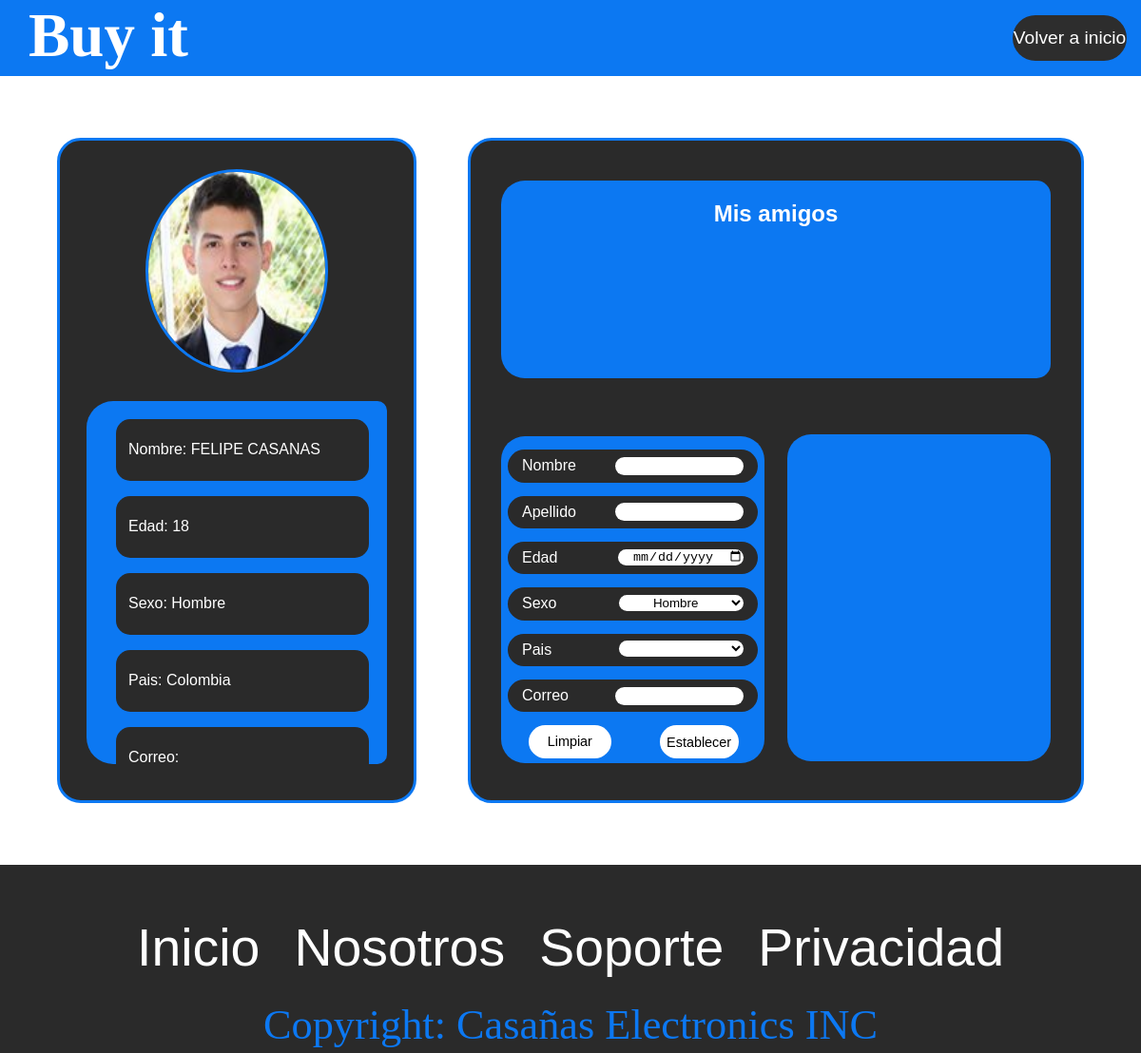
The page /account.php (signed in) on the database its author committed.
### tables this page shows
CREATE TABLE `my_user` (
  `id` int(11) NOT NULL,
  `identification` varchar(32) DEFAULT NULL,
  `name` varchar(32) DEFAULT NULL,
  `last_name` varchar(32) DEFAULT NULL,
  `birthday` date DEFAULT NULL,
  `sex` varchar(1) NOT NULL,
  `phone_number` varchar(16) DEFAULT NULL,
  `country` varchar(2) NOT NULL,
  `address` varchar(64) DEFAULT NULL,
  `email` varchar(64) DEFAULT NULL,
  `my_password` varchar(32) DEFAULT NULL
);

### account.php (the view, shortened to what this page needs)
<?php
    require('phpLogics/connection.php');
    $usr_id = $_SESSION['id'];
    if(!$usr_id) {
        echo 'Session no iniciada, volver al index';
        header('Location: phpLogics/error.php?cod=4');
    } else {
        $sentence = "SELECT * FROM my_user WHERE id = '".$usr_id."'";
        $my_query = $my_link->query($sentence);
        if(!$my_query) {
            header('Location: phpLogics/error.php?cod=1');
        } else {
            $result = $my_query->fetch_assoc();
            $usr_name = strtoupper($result['name']);
            $usr_last_name = strtoupper($result['last_name']);
            $birthDate = $result['birthday'];
            $age = getAge($birthDate);
            $usr_sex = $result['sex'];
            $usr_country = $result['country'];
            $usr_email = $result['email'];
        }
    }
    function getAge($birthDate) {
        $birth = new DateTime($birthDate);
        $now = new DateTime(date("Y-m-d"));
        $diference = $now->diff($birth);
        return $diference->format("%y");
    }
    if($usr_sex == 'f') {
        $usr_sex = 'Mujer';
    } else if($usr_sex == 'm') {
        $usr_sex = 'Hombre';
    } else {
        $usr_sex = 'No binario';
    }
    switch($usr_country) {
        case 'CO': $usr_country = 'Colombia'; break;
    }
?>
<!DOCTYPE html>
<html lang="es">
<head>
    <link rel="stylesheet" href="css/account.css">
</head>
<body>
    <header>
        <div class="header_background">
            <h1>Buy it</h1>
            <a href="home.php" class="return_button">
                <p>Volver a inicio</p>
            </a>
        </div>
    </header>
    <div class="main_container">
        <div class="left_container">
            <div class="user_photo_container"><img class="user_photo" src="img/Profile.jpeg" alt="User photo"></div>
            <div class="personal_info_container">
                <div class="personal_data">
                    <p id="nameParagraph">Nombre: <?php echo $usr_name . ' ' . $usr_last_name; ?> </p>
                </div>
                <div class="personal_data">
                    <p id="yearsOldParagraph">Edad: <?php echo $age; ?> </p>
                </div>
                <div class="personal_data">
                    <p id="sexParagraph">Sexo: <?php echo $usr_sex; ?> </p>
                </div>
                <div class="personal_data">
                    <p id="countryParagraph">Pais: <?php echo $usr_country; ?> </p>
                </div>
                <div class="personal_data">
                    <p id="emailParagraph">Correo: <?php echo $usr_email; ?> </p>
                </div>
            </div>
        </div>
        <div class="right_container">
            <div class="friends_list">
                <h2 class="friends_list_title">Mis amigos</h2>
            </div>
            <div class="update_user_data">
                <form class="personal_info_updater" action="phpLogics/accountInfoUpdate.php" method="post">
                    <div class="info_places">
                        <label for="name">Nombre</label>
                        <input type="text" name="name" id="nameInput">
                    </div>
                    <div class="info_places">
                        <label for="lastName">Apellido</label>
                        <input type="text" name="last_name" id="lastNameInput">
                    </div>
                    <div class="info_places">
                        <label for="yearsOld">Edad</label>
                        <input type="date" name="birthday" id="yearsOldInput">
                    </div>
                    <div class="info_places">
                        <label for="sex_selector">Sexo</label>
                        <select name="sex" id="sexSelector">
                            <option value="m">Hombre</option>
                        </select>
                    </div>
                    <div class="info_places">
                        <label for="country">Pais</label>
                        <select name="country" class="form-control" id="countrySelect">
                            <option value=""></option>
                            <option value="AF">Afganistan</option>
                        </select>
                    </div>
                    <div class="info_places">
                        <label for="email">Correo</label>
                        <input type="text" name="email" id="emailInput">
                    </div>
                    <button class="right_button" onclick="">Establecer</button>
                </form>
                <button class="left_button" onClick="clearFields()">Limpiar</button>
                <div class="my_web_preferences"></div>
            </div>
        </div>
    </div>
    <footer>
        <div class="footer_text_container">
            <p>
                <a class="home" href="home.php">Inicio</a>
            </p>
            <p>
                <a class="tyc" href="we.php">Nosotros</a>
            </p>
            <p href="">
                <a class="support" href="support.php">Soporte</a>
            </p>
            <p>
                <a class="privacy" href="">Privacidad</a>
            </p>
        </div>
        <div class="copyright">
            <p>Copyright: Casañas Electronics INC</p>
        </div>
    </footer>
</body>
</html>

### rows shown on the page
my_user: name "FELIPE", last_name "CASANAS", birthday "18", sex "Hombre", country "Colombia"
